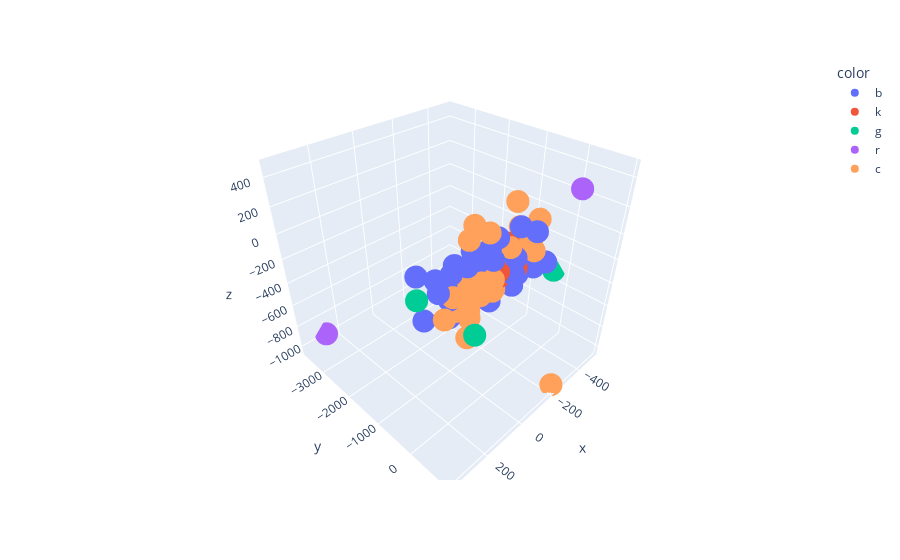

Notebook code cell kept with this figure:
### Code cell
# plot using tsne 
X_embedded  = TSNE(n_components=3, perplexity=10,random_state=24).fit_transform( X )
colors = np.array([x for x in 'bgrcmykbgrcmykbgrcmykbgrcmyk'])
fig = px.scatter_3d(x=X_embedded [:,0],y=X_embedded [:,1],z=X_embedded [:,2],color=colors[dbscan_clustering.labels_])
fig.show()

### Figure 1 — Plotly figure (JSON) as saved in the notebook; plotly's stock layout.template omitted (floating-point values rounded to 4 significant figures)
{"data": [{"hovertemplate": "color=b<br>x=%{x}<br>y=%{y}<br>z=%{z}<extra></extra>", "legendgroup": "b", "marker": {"color": "#636efa", "symbol": "circle"}, "mode": "markers", "name": "b", "scene": "scene", "showlegend": true, "type": "scatter3d", "x": [54.4, -25.17, -86.9, -10.34, -190.9, -46.73, -1.16, -4.387, -81.1, 50.42, 126.0, -141.4, 176.3, 123.6, 282.8, 117.2, -111.4, 68.52, 29.85, 61.98, 134.5, 234.6, 3.954, 155.6, 24.5, 176.8, -221.3, 181.9, -230.0, -160.6, -248.5, 327.9, -122.6, 226.2, -91.9], "y": [-17.79, -140.6, 216.6, -50.75, 236.5, -41.77, 18.99, 55.98, -147.0, -170.7, -236.7, 63.72, -95.96, 52.63, -131.4, -97.71, 76.71, -107.8, 118.8, -88.79, -7.424, -38.9, -195.3, -161.5, -98.06, -47.37, 134.0, -63.58, 365.8, -10.79, 16.79, -3.914, -236.7, -157.5, 176.6], "z": [120.4, 101.9, 51.45, 35.1, -99.18, 182.5, -226.4, 76.53, -88.3, 75.46, 103.3, 203.0, -198.5, 139.2, -117.5, 4.087, -197.4, 172.6, 184.1, -149.7, 5.364, 43.62, 0.7905, -61.82, -82.03, 115.6, 120.4, -57.45, -73.49, -166.8, -127.2, 242.2, -12.19, 101.2, -78.59]}, {"hovertemplate": "color=k<br>x=%{x}<br>y=%{y}<br>z=%{z}<extra></extra>", "legendgroup": "k", "marker": {"color": "#EF553B", "symbol": "circle"}, "mode": "markers", "name": "k", "scene": "scene", "showlegend": true, "type": "scatter3d", "x": [-104.4, -92.34, -62.41, -31.53, -126.3], "y": [-151.1, -0.6023, -20.09, 69.39, 85.86], "z": [49.11, 117.2, -100.6, -25.1, -75.92]}, {"hovertemplate": "color=g<br>x=%{x}<br>y=%{y}<br>z=%{z}<extra></extra>", "legendgroup": "g", "marker": {"color": "#00cc96", "symbol": "circle"}, "mode": "markers", "name": "g", "scene": "scene", "showlegend": true, "type": "scatter3d", "x": [204.5, -69.63, -509.1, 364.8], "y": [645.1, -232.1, -319.0, 214.6], "z": [-144.8, 138.6, -490.3, 168.8]}, {"hovertemplate": "color=r<br>x=%{x}<br>y=%{y}<br>z=%{z}<extra></extra>", "legendgroup": "r", "marker": {"color": "#ab63fa", "symbol": "circle"}, "mode": "markers", "name": "r", "scene": "scene", "showlegend": true, "type": "scatter3d", "x": [281.1, -253.2], "y": [-3673.0, 820.9], "z": [-964.1, 467.6]}, {"hovertemplate": "color=c<br>x=%{x}<br>y=%{y}<br>z=%{z}<extra></extra>", "legendgroup": "c", "marker": {"color": "#FFA15A", "symbol": "circle"}, "mode": "markers", "name": "c", "scene": "scene", "showlegend": true, "type": "scatter3d", "x": [138.2, 197.4, 57.3, 159.5, -127.8, -270.8, 20.35, 242.5, -208.9, 93.52, 137.6, 171.1, -56.72, 21.49, 4.702, -212.0, 127.9, -219.0, -223.3, -72.84, 17.61, 14.07, 54.98, -172.4, -247.0, 120.9], "y": [164.0, 101.5, 78.54, 180.2, -31.37, -13.0, 181.3, 140.4, -85.48, -60.3, 180.3, 35.14, -123.1, -222.2, -367.8, 141.3, 103.1, 48.19, 925.0, 133.1, 41.05, 143.3, 49.51, -80.4, -473.7, 109.5], "z": [57.48, 5.9, -25.72, -25.6, -2.381, 154.5, -19.02, -98.14, 64.99, 269.3, -125.3, -130.7, -210.7, -144.3, 258.1, -9.881, -366.4, 15.46, -1040.0, 121.7, 274.2, -115.1, -126.3, 162.4, 237.0, -219.6]}], "layout": {"legend": {"title": {"text": "color"}, "tracegroupgap": 0}, "margin": {"t": 60}, "scene": {"domain": {"x": [0, 1], "y": [0, 1]}, "xaxis": {"title": {"text": "x"}}, "yaxis": {"title": {"text": "y"}}, "zaxis": {"title": {"text": "z"}}}}}
